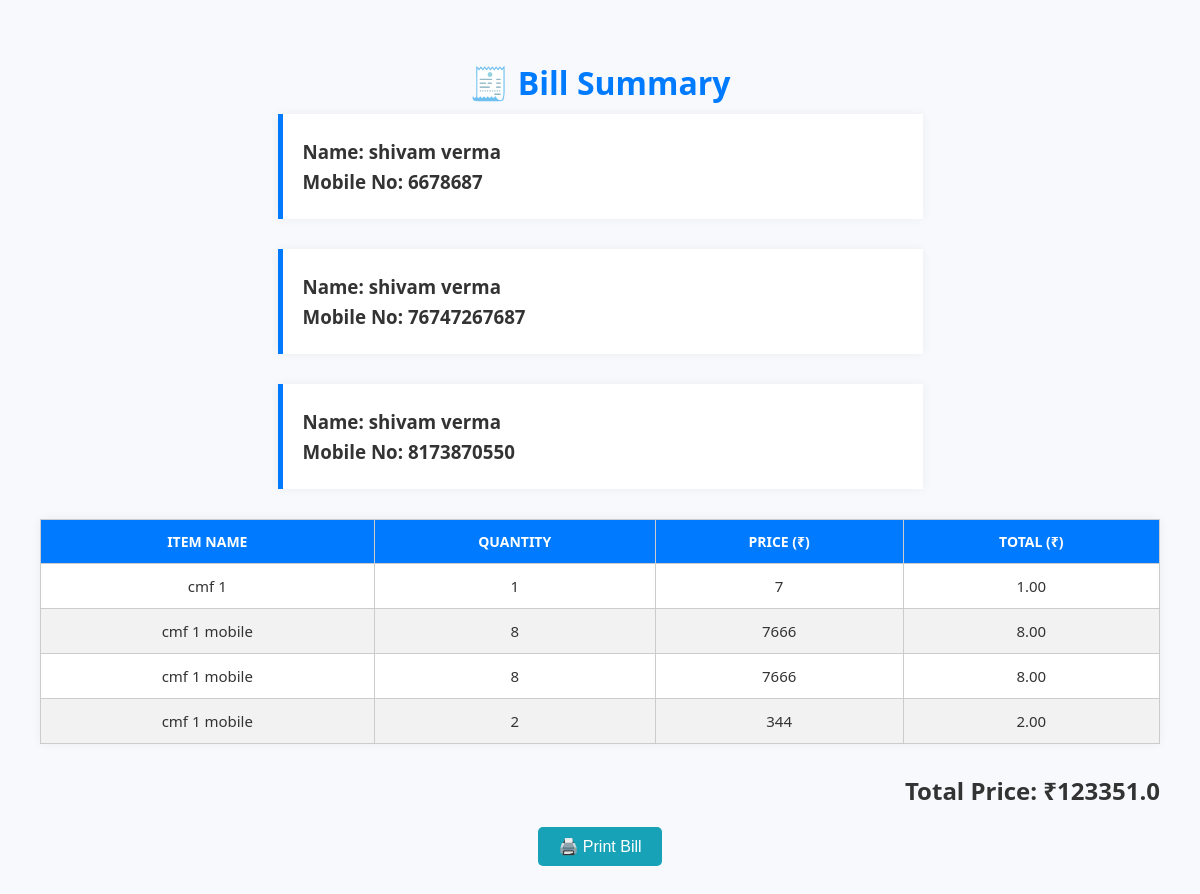
Screenshot of /billpage/ with the database file from the repository.
### myapp/models.py (models this page shows, shortened)
class customertbl(models.Model):
    id=models.AutoField(primary_key=True)
    customername=models.CharField(max_length=100)
    customermobile=models.CharField(max_length=100)

class additemstbl(models.Model):
    id = models.AutoField(primary_key=True)
    ItemName = models.CharField(max_length=100)
    Itemquantity = models.CharField(null=True, blank=True)
    Itemprice = models.CharField(max_length=100, null=True, blank=True)
    Ifile = models.ImageField(null=True, blank=True, default="")

### myapp/views.py (the view)
# urls.py: path('billpage/', views.billpage),
def billpage(request):
    items = additemstbl.objects.all()
    customers = customertbl.objects.all()
    total_price = sum(float(item.Itemprice) * int(item.Itemquantity) for item in items)
    return render(request, 'billpage.html', {"items": items,"total_price": total_price,"show": customers})

### templates/billpage.html (shortened to what this page needs)
<!DOCTYPE html>
<html lang="en">
<head>
</head>
<body>
    <h1>🧾 Bill Summary</h1>
    {% for x in show %}
    <div class="customer-details">
        <h3><strong>Name:</strong> {{ x.customername }}</h3>
        <h3><strong>Mobile No:</strong> {{ x.customermobile }}</h3>
    </div>
    {% endfor %}
    <table>
        <thead>
            <tr>
                <th>Item Name</th>
                <th>Quantity</th>
                <th>Price (₹)</th>
                <th>Total (₹)</th>
            </tr>
        </thead>
        <tbody>
            {% for item in items %}
            <tr>
                <td>{{ item.ItemName }}</td>
                <td>{{ item.Itemquantity }}</td>
                <td>{{ item.Itemprice }}</td>
                <td>
                    {{ item.Itemquantity|floatformat:2|add:"0"|floatformat:2|add:"0"|floatformat:2|floatformat:2|add:"0"|floatformat:2|add:"0"|floatformat:2|add:"0"|floatformat:2 }}
                </td>
            </tr>
            {% endfor %}
        </tbody>
    </table>
    <h2>Total Price: ₹{{ total_price }}</h2>
<button class="no-print" onclick="window.print()">🖨️ Print Bill</button>
</body>
</html>

### templates/billpage.html (style rules this page uses)
body { margin: 0; padding: 40px; font-family: 'Segoe UI', Tahoma, Geneva, Verdana, sans-serif; background-color: #f7f9fc; color: #333; }
h1 { text-align: center; color: #007bff; margin-bottom: 10px; }
h2 { text-align: right; margin-top: 30px; color: #333; }
.customer-details { margin-bottom: 30px; padding: 20px; background-color: #fff; border-left: 5px solid #007bff; box-shadow: 0 0 10px rgba(0, 0, 0, 0.05); max-width: 600px; margin-left: auto; margin-right: auto; }
.customer-details h3 { margin: 5px 0; }
table { width: 100%; border-collapse: collapse; background-color: white; margin-top: 20px; box-shadow: 0 0 10px rgba(0, 0, 0, 0.05); }
th, td { border: 1px solid #ccc; padding: 12px; text-align: center; font-size: 15px; }
th { background-color: #007bff; color: white; text-transform: uppercase; font-size: 14px; }
tr:nth-child(even) { background-color: #f2f2f2; }
.no-print { display: block; margin: 20px auto; padding: 10px 20px; background-color: #17a2b8; color: white; border: none; font-size: 16px; border-radius: 5px; cursor: pointer; }

### rows the page displays
customertbl: customername "shivam verma", customermobile "6678687"
customertbl: customername "shivam verma", customermobile "76747267687"
customertbl: customername "shivam verma", customermobile "8173870550"
additemstbl: ItemName "cmf 1", Itemquantity "1", Itemprice "7", Itemquantity|add "1.00"
additemstbl: ItemName "cmf 1 mobile", Itemquantity "8", Itemprice "7666", Itemquantity|add "8.00"
additemstbl: ItemName "cmf 1 mobile", Itemquantity "8", Itemprice "7666", Itemquantity|add "8.00"
additemstbl: ItemName "cmf 1 mobile", Itemquantity "2", Itemprice "344", Itemquantity|add "2.00"

### other values shown
{{ total_price }} "123351.0"
